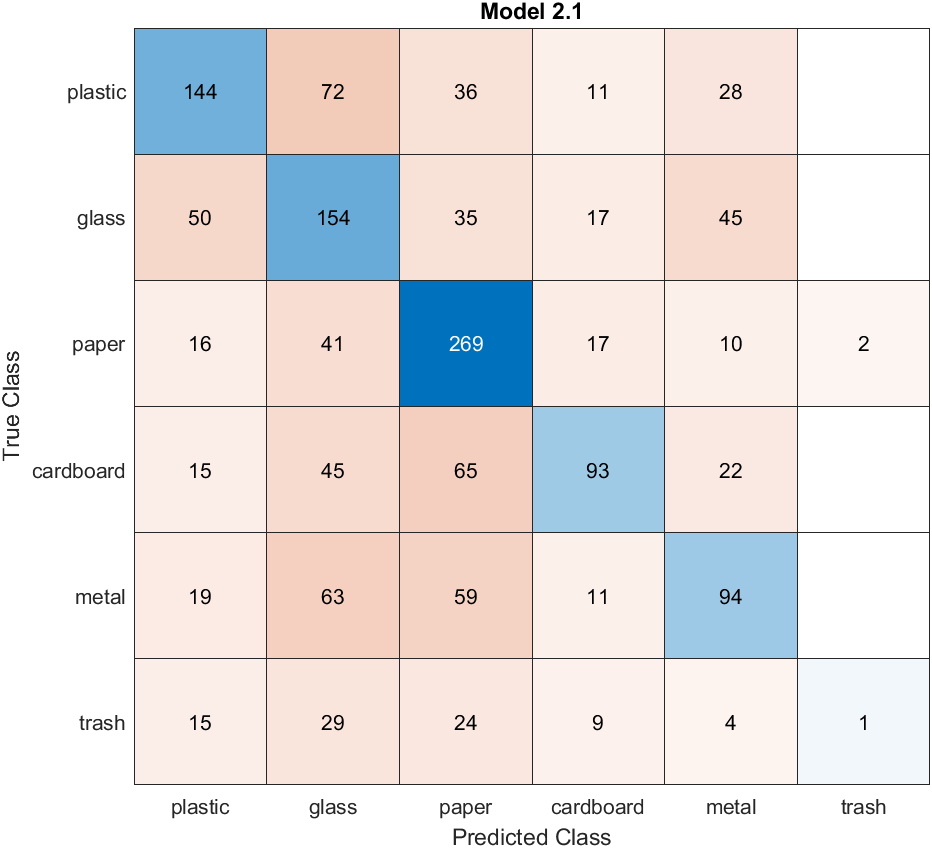
%> input picture untitled1.png, 932 x 848 px
$ octave --eval "result = extract_keypoints_from_image(imread('untitled1.png'));"   (GNU Octave 9; MATLAB toolbox functions it lacks are replaced by stand-ins)
%> lines starting %> are read from the running program, lines starting %| are printed output that depends on the picture
### to_gray.m
function [img] = to_gray(img)
%TO_GRAY Summary of this function goes here

if size(img,3)==3
    img = im2double(rgb2gray(img));
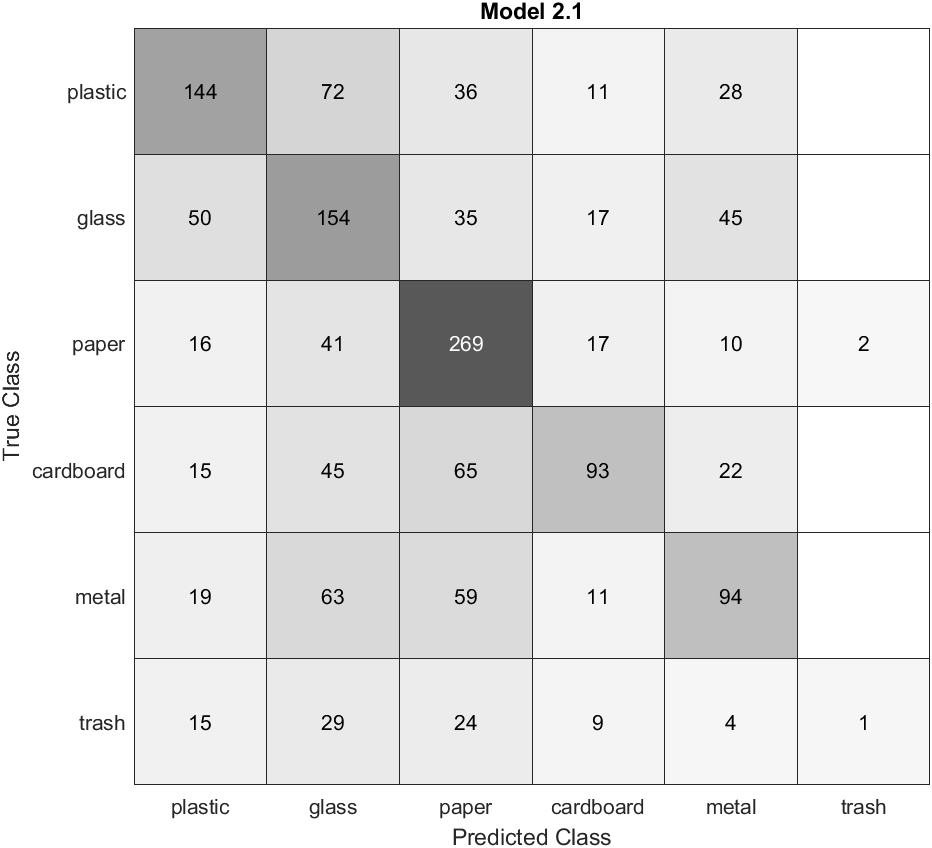
%> img: size 848x932 double; min 0, max 1, mean 0.894
else
    img = im2double(img);
end

end

### extract_keypoints_from_image.m
function [points] = extract_keypoints_from_image(img)
%EXTRACT_TOP_KEYPOINTS Summary of this function goes here

%nel caso ci siano immagini non rgb le portiamo in grayscale
img = to_gray(img);

points = detectSIFTFeatures(img);
%> points = 746 points; strongest (x, y): (579, 18), (579, 18), (534, 11), (534, 11), (534, 16)
%> `result = extract_keypoints_from_image(imread('untitled1.png'));`: result has the same summary as points in extract_keypoints_from_image

end
